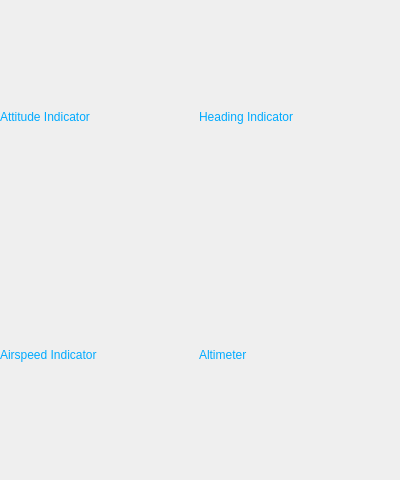
            <widget class="QWidget" name="tab">
             <attribute name="title">
              <string>Göstergeler</string>
             </attribute>
             <widget class="QWidget" name="gridLayoutWidget_2">
              <property name="geometry">
               <rect>
                <x>0</x>
                <y>0</y>
                <width>391</width>
                <height>471</height>
               </rect>
              </property>
              <layout class="QGridLayout" name="gridLayout_10" rowstretch="1,5,1,5" columnstretch="0,0,0,0">
               <property name="sizeConstraint">
                <enum>QLayout::SetNoConstraint</enum>
               </property>
               <item row="3" column="2" colspan="2">
                <layout class="QGridLayout" name="altlayout"/>
               </item>
               <item row="0" column="2" colspan="2">
                <layout class="QGridLayout" name="gridLayout_71">
                 <item row="0" column="0">
                  <widget class="QLabel" name="label_28">
                   <property name="styleSheet">
                    <string notr="true">color: rgb(0, 170, 255);</string>
                   </property>
                   <property name="text">
                    <string>Heading Indicator</string>
                   </property>
                  </widget>
                 </item>
                </layout>
               </item>
               <item row="1" column="0" colspan="2">
                <layout class="QGridLayout" name="adilayout"/>
               </item>
               <item row="1" column="2" colspan="2">
                <layout class="QGridLayout" name="hsilayout"/>
               </item>
               <item row="3" column="0" colspan="2">
                <layout class="QGridLayout" name="silayout"/>
               </item>
               <item row="0" column="0" colspan="2">
                <layout class="QGridLayout" name="gridLayout_55">
                 <item row="0" column="0">
                  <widget class="QLabel" name="label_27">
                   <property name="styleSheet">
                    <string notr="true">color: rgb(0, 170, 255);</string>
                   </property>
                   <property name="text">
                    <string>Attitude Indicator</string>
                   </property>
                  </widget>
                 </item>
                </layout>
               </item>
               <item row="2" column="0" colspan="2">
                <layout class="QGridLayout" name="gridLayout_72">
                 <item row="0" column="0">
                  <widget class="QLabel" name="label_30">
                   <property name="styleSheet">
                    <string notr="true">color: rgb(0, 170, 255);</string>
                   </property>
                   <property name="text">
                    <string>Airspeed Indicator</string>
                   </property>
                  </widget>
                 </item>
                </layout>
               </item>
               <item row="2" column="2" colspan="2">
                <layout class="QGridLayout" name="gridLayout_73">
                 <item row="0" column="0">
                  <widget class="QLabel" name="label_29">
                   <property name="styleSheet">
                    <string notr="true">color: rgb(0, 170, 255);</string>
                   </property>
                   <property name="text">
                    <string>Altimeter</string>
                   </property>
                  </widget>
                 </item>
                </layout>
               </item>
              </layout>
             </widget>
            </widget>
